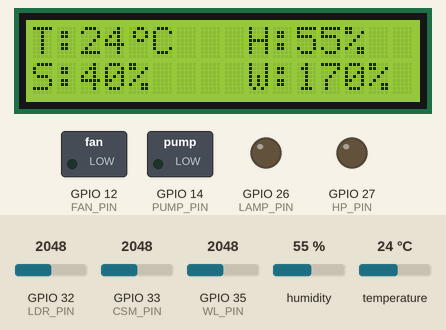
Recording of a sketch running on a simulated ESP32. Shown: 16×2 character LCD, switched loads named in the sketch (green lamp = pin HIGH), output pins drawn as LEDs (lit = HIGH). The inputs (shaded band) are chosen by the test bench; at power-on: temperature 24 °C, GPIO 35 (WL_PIN) = 2048, GPIO 32 (LDR_PIN) = 2048, GPIO 33 (CSM_PIN) = 2048, humidity 55 %. WiFi joins after 1.5 s; servers stay silent unless stated; what the sketch prints to the serial monitor is not drawn.

Above: at 14.1 s.
14.2 s: temperature set to 0 °C
At 16.0 s:
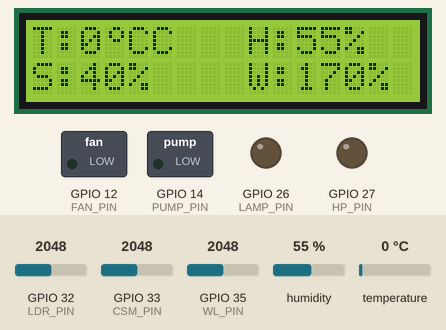
17.0 s: GPIO 35 (WL_PIN) set to 1233
At 18.1 s:
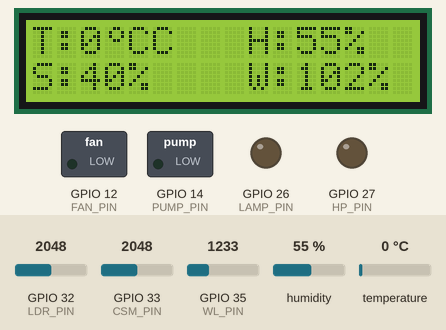
19.1 s: GPIO 35 (WL_PIN) set to 1134
At 20.2 s:
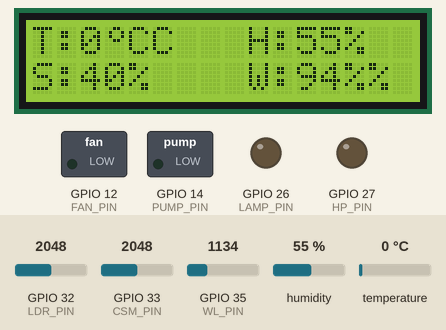
21.1 s: temperature set to 12 °C
At 22.3 s:
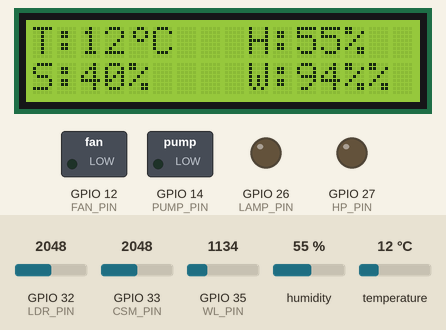
23.2 s: GPIO 35 (WL_PIN) set to 127
At 24.5 s:
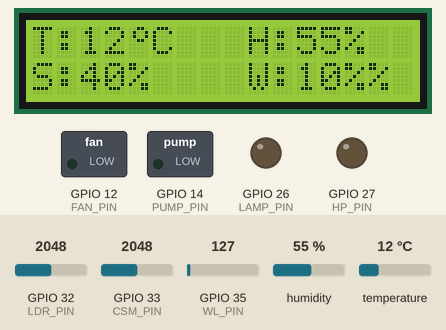
25.2 s: GPIO 35 (WL_PIN) set to 113
At 26.6 s:
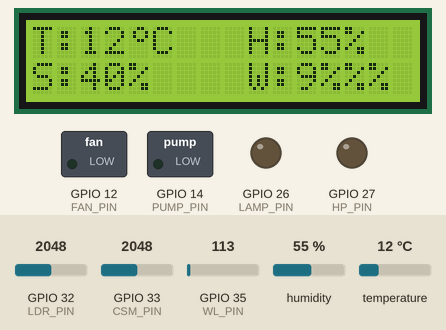
Timing chart, 0 to 28.2 s (numbered marks = the images above; inputs shaded):
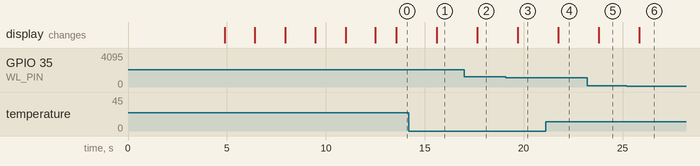

Measured:
- the behaviour switches between 1200 and 1199 on GPIO 35 (WL_PIN) (found by bisection; images 2 and 3)
- the behaviour switches between 120 and 119 on GPIO 35 (WL_PIN) (found by bisection; images 5 and 6)
- after the input at 14.2 s, the display: changes after 1.4 s (image 1)
- after the input at 17.0 s, the display: changes after 0.64 s (image 2)
- after the input at 19.1 s, the display: changes after 0.59 s (image 3)
- after the input at 21.1 s, the display: changes after 0.64 s (image 4)
- after the input at 23.2 s, the display: changes after 0.59 s (image 5)
- after the input at 25.2 s, the display: changes after 0.64 s (image 6)

The sketch:

A-E-F-I-P-C-Iot_Code.ino
```cpp
#define BLYNK_TEMPLATE_ID "TMPL6ZcVfecXz"
#define BLYNK_TEMPLATE_NAME "AEFPIOT"
#define BLYNK_AUTH_TOKEN "S0YqLZgVz1EGxEHkiQjY_eLcFUxVHc58"

#define BLYNK_PRINT Serial
#include <WiFi.h>
#include <WiFiClient.h>
#include <BlynkSimpleEsp32.h>
#include "DHT.h"
#include <Wire.h>
#include <LiquidCrystal_I2C.h>

char auth[] = "S0YqLZgVz1EGxEHkiQjY_eLcFUxVHc58";
char ssid[] = "Simoa";
char pass[] = "12345678";

// Define connections to relays
#define FAN_PIN 12 // FAN RELAY
#define PUMP_PIN 14 // PUMP RELAY
#define HP_PIN 27 // humidifier automation plate RELAY
#define LAMP_PIN 26 // LAMP RELAY

// Define connections to sensor
#define LDR_PIN 32
#define CSM_PIN 33
#define WL_PIN 35
#define DHTPIN 25  // Digital pin connected to the DHT sensor
#define DHTTYPE DHT11  // DHT 11


BlynkTimer timer;

WidgetLED FAN(V0);
WidgetLED LAMP(V14);
WidgetLED PUMP(V5);
WidgetLED HP(V11);

//Set the maximum wet and maximum dry value measured by the sensor
const int drysoil = 2800 ;  //max value when soil is dry
const int wetsoil = 930 ;  //min value when soil is wet

const int wdry = 0 ;  //max value when soil is dry
const int wwet = 1200 ;  //min value when soil is wet


int humDHT = 0;
int tempDHT = 0;
int Val = 0;
int Val1 = 0;
int waterlevel = 0;
int waterpercent = 0;
int ldrValue = 0;
int soilValue = 0;
int soilpercent = 0;

DHT dht(DHTPIN, DHTTYPE);
LiquidCrystal_I2C lcd(0x27, 16, 2);
// Define custom character for degree symbol
byte degreeSymbol[8] = {
  B00110,
  B01001,
  B01001,
  B00110,
  B00000,
  B00000,
  B00000,
  B00000
};


void setup() {
  // put your setup code here, to run once:
  Serial.begin(115200);

  pinMode(FAN_PIN, OUTPUT);
  pinMode(PUMP_PIN, OUTPUT);
  pinMode(LAMP_PIN, OUTPUT);
  pinMode(HP_PIN, OUTPUT);
  pinMode(LDR_PIN, INPUT);
  pinMode(CSM_PIN, INPUT);
  pinMode(WL_PIN, INPUT);
  digitalWrite(FAN_PIN, LOW);
  digitalWrite(PUMP_PIN, LOW);
  digitalWrite(LAMP_PIN, LOW);
  digitalWrite(HP_PIN, LOW);
  delay(3000);

  dht.begin();
  Blynk.begin(auth, ssid, pass);
  lcd.init();       // initializing the LCD
  lcd.backlight();  // Enable or Turn On the backlight
  lcd.createChar(0, degreeSymbol);

  lcd.setCursor(5, 0);
  lcd.print("I o T B A S E D");
  lcd.setCursor(6, 1);
  lcd.print("A E F I P C");
  delay(1500);
  lcd.clear();

  lcd.setCursor(7, 0);
  lcd.print("BY");
  delay(1500);
  lcd.clear();

  lcd.setCursor(0, 0);
  lcd.print("OSAMA ALJUHANI");
  lcd.setCursor(0, 1);
  lcd.print("NAWAF ALSHEHRI");
  delay(1500);
  lcd.clear();

  lcd.setCursor(0, 0);
  lcd.print("MOHANNAD ALI");
  lcd.setCursor(0, 1);
  lcd.print("ABDULLAH OSAIMI");
  delay(1500);
  lcd.clear();

  lcd.setCursor(0, 0);
  lcd.print("FARIS ALANZI");
  lcd.setCursor(0, 1);
  lcd.print("ABDULKARIM FIFI");
  delay(1500);
  lcd.clear();

}

BLYNK_WRITE(V3) {
  Val = param.asInt();
  Serial.print("The Temp Threshhold value is: ");
  Serial.println(Val);
}

BLYNK_WRITE(V12) {
  Val1 = param.asInt();
  Serial.print("The Humidity Threshhold value is: ");
  Serial.println(Val1);
}

  void controlLcd()
  {
    int soilValue = analogRead(CSM_PIN);
    int soilpercent = map(soilValue, drysoil, wetsoil, 0, 100);
    int waterlevel = analogRead(WL_PIN);
    int waterpercent = map(waterlevel, wdry, wwet, 0, 100);
    int humDHT = dht.readHumidity();
    int tempDHT = dht.readTemperature();

    lcd.setCursor(0, 0);
    lcd.print("T:");
    lcd.print(tempDHT);
    lcd.write((uint8_t)0);  // Display the custom character for degree symbol
    lcd.print("C");

    lcd.setCursor(9, 0);
    lcd.print("H:");
    lcd.print(humDHT);
    lcd.print("%");

    lcd.setCursor(0, 1);
    lcd.print("S:");
    lcd.print(soilpercent);
    lcd.print("%");

    lcd.setCursor(9, 1);
    lcd.print("W:");
    lcd.print(waterpercent);
    lcd.print("%");
  }

  void controlLight()
  {
    int ldrValue = analogRead(LDR_PIN);

    if(ldrValue < 1500 )
    {
    digitalWrite(LAMP_PIN, HIGH);
    LAMP.on();
    Serial.println("LIGHT ON");
    }
    else
    {
    digitalWrite(LAMP_PIN, LOW);
    LAMP.off();
    Serial.println("LIGHT OFF");
    }
  }

  void controlFan()
    {
      int tempDHT = dht.readTemperature();
      if (Val > tempDHT)
      {
        digitalWrite(FAN_PIN, HIGH);
        FAN.on();
      }
      else if (Val < tempDHT)
      {
        digitalWrite(FAN_PIN, LOW);
        FAN.off();
      }
    }

  void controlHp()
    {
      int humDHT = dht.readHumidity();
      if (Val1 > humDHT)
      {
        digitalWrite(HP_PIN, HIGH);
        HP.on();
      }
      else if (Val1 < humDHT)
      {
        digitalWrite(HP_PIN, LOW);
        HP.off();
      }
    }

  void controlPump()
    {
      int soilValue = analogRead(CSM_PIN);
      int soilpercent = map(soilValue, drysoil, wetsoil, 0, 100);
      if (soilpercent < 20)
        {
          digitalWrite(PUMP_PIN, LOW);
          PUMP.off();
        }
      else if (soilpercent > 80)
        {
          digitalWrite(PUMP_PIN, HIGH);
          PUMP.on();
        }
    }

void loop() {
  // put your main code here, to run repeatedly:
  Blynk.run();
  timer.run();//Run the Blynk timer
  delay(1000);

  // Check if any reads failed and exit early (to try again).
  if (isnan(humDHT) || isnan(tempDHT)) {
    Serial.println("Failed to read from DHT sensor!");
    return;
  }

  int ldrValue = analogRead(LDR_PIN);
  int soilValue = analogRead(CSM_PIN);
  int soilpercent = map(soilValue, drysoil, wetsoil, 0, 100);
  int waterlevel = analogRead(WL_PIN);
  int waterpercent = map(waterlevel, wdry, wwet, 0, 100);
  int humDHT = dht.readHumidity();
  int tempDHT = dht.readTemperature();

  controlLight();
  controlFan();
  controlHp();
  controlPump();
  controlLcd();


  Serial.print("Temp: ");
  Serial.print(tempDHT);
  Serial.println("°C");

  Serial.print("Humidity: ");
  Serial.print(humDHT);
  Serial.println("%");

  Serial.print("Soil Moisture: ");
  Serial.print(soilpercent);
  Serial.println("%");

  Serial.print("Water level: ");
  Serial.println(waterpercent);

  Serial.print("LDR value: ");
  Serial.println(ldrValue);

   if (waterlevel < 20)
  {
    Serial.println("Water tank is empty please refill");
    Blynk.logEvent("water_alert","Water tank is empty please refill");
  }

  delay(1000);

  Blynk.virtualWrite(V1, tempDHT);
  Blynk.virtualWrite(V2, humDHT);
  Blynk.virtualWrite(V6, soilpercent);
}
```
